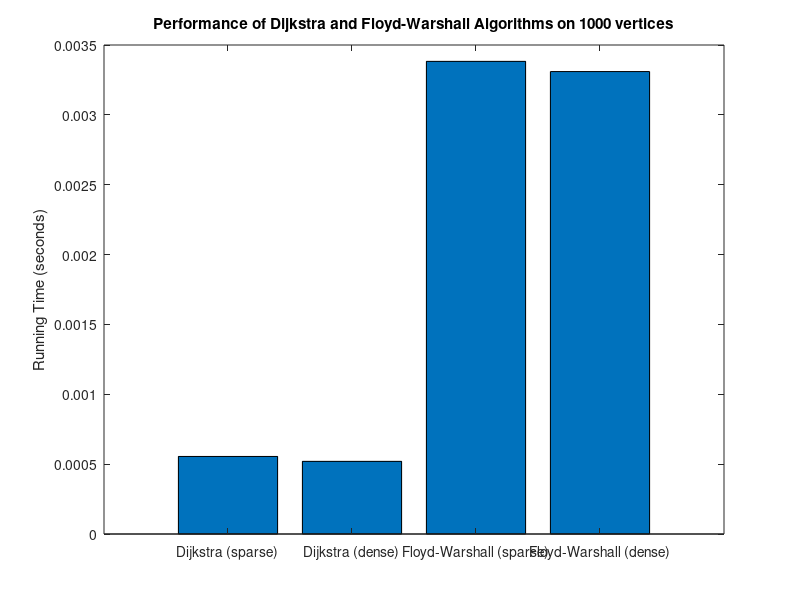

MATLAB code to generate this figure:
clc;
clear;
close all;

function [distances, path] = dijkstra(graph, start_vertex)
    n = size(graph, 1);
    distances = inf(1, n);
    distances(start_vertex) = 0;
    path = zeros(1, n);

    for i = 1:n-1
        [~, u] = min(distances);
        distances(u) = Inf;

        for v = 1:n
            if graph(u, v) ~= 0
                if distances(u) + graph(u, v) < distances(v)
                    distances(v) = distances(u) + graph(u, v);
                    path(v) = u;
                end
            end
        end
    end
end

function [distances, path] = floyd_warshall(graph)
    n = size(graph, 1);
    distances = graph;
    path = zeros(n);

    for k = 1:n
        for i = 1:n
            for j = 1:n
                if distances(i, j) > distances(i, k) + distances(k, j)
                    distances(i, j) = distances(i, k) + distances(k, j);
                    path(i, j) = k;
                end
            end
        end
    end
end

% Graphs with 4 nodes
sparse_graph = zeros(4, 4);
sparse_graph(1, 2) = 10;
sparse_graph(2, 4) = 5;
sparse_graph(3, 4) = 9;

dense_graph = ones(4, 4) - eye(4);
dense_graph(1, 2) = 10;
dense_graph(2, 4) = 5;
dense_graph(3, 4) = 9;

% Graphs with 8 nodes
n = 8;
sparse_graph = zeros(n, n);
sparse_graph(1, 2) = 3;
sparse_graph(1, 3) = 7;
sparse_graph(1, 6) = 2;
sparse_graph(2, 3) = 2;
sparse_graph(2, 4) = 4;
sparse_graph(2, 6) = 6;
sparse_graph(3, 4) = 5;
sparse_graph(3, 5) = 10;
sparse_graph(4, 5) = 3;
sparse_graph(4, 7) = 8;
sparse_graph(5, 7) = 2;
sparse_graph(6, 7) = 5;

dense_graph = ones(n, n) - eye(n);
dense_graph(1, 2) = 3;
dense_graph(1, 3) = 7;
dense_graph(1, 6) = 2;
dense_graph(2, 3) = 2;
dense_graph(2, 4) = 4;
dense_graph(2, 6) = 6;
dense_graph(3, 4) = 5;
dense_graph(3, 5) = 10;
dense_graph(4, 5) = 3;
dense_graph(4, 7) = 8;
dense_graph(5, 7) = 2;
dense_graph(6, 7) = 5;

n = 1000; % number of vertices
p = 0.1; % probability of an edge in a sparse graph
graph_sparse = sprand(n, n, p);
graph_sparse(graph_sparse ~= 0) = randi([1, 10], nnz(graph_sparse), 1);
graph_dense = randi([0, 10], n, n);

% Measure algorithm performance
tic;
[dijkstra_sparse_distances, dijkstra_sparse_path] = dijkstra(sparse_graph, 1);
dijkstra_sparse_time = toc;

tic;
[dijkstra_dense_distances, dijkstra_dense_path] = dijkstra(dense_graph, 1);
dijkstra_dense_time = toc;

tic;
[floyd_sparse_distances, floyd_sparse_path] = floyd_warshall(sparse_graph);
floyd_sparse_time = toc;

tic;
[floyd_dense_distances, floyd_dense_path] = floyd_warshall(dense_graph);
floyd_dense_time = toc;

% Plot the running times of the algorithms for the sparse and dense graphs
x = [1, 2, 3, 4];
y = [dijkstra_sparse_time, dijkstra_dense_time, floyd_sparse_time, floyd_dense_time];

figure;
bar(x, y);
set(gca, 'XTick', x);
set(gca, 'XTickLabel', {'Dijkstra (sparse)', 'Dijkstra (dense)', 'Floyd-Warshall (sparse)', 'Floyd-Warshall (dense)'});
ylabel('Running Time (seconds)');
title(sprintf("Performance of Dijkstra and Floyd-Warshall Algorithms on %d vertices", n));
